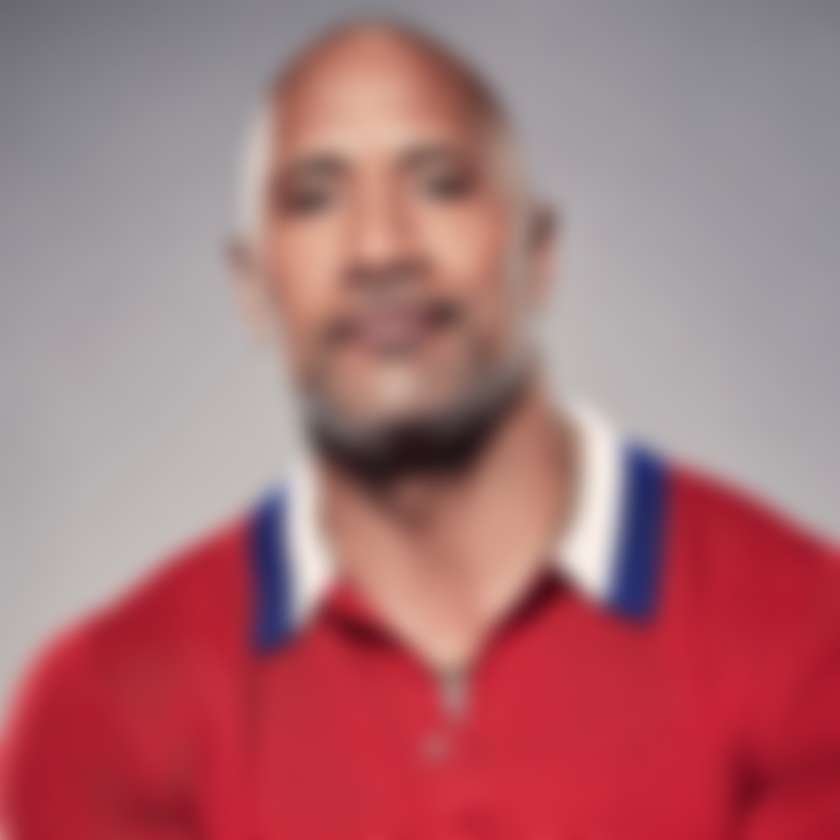
#> input picture images/image (2).png, 840 x 840 px, shrunk from 1000 x 1000 before the run; its folder holds only this picture in this run
$ python image_blur_detection.py   (older library calls are emulated)
#> lines starting #> are read from the running program, lines starting #| are printed output that depends on the picture
from imutils import paths
import cv2

def variance_of_laplacian(image):
    # compute the Laplacian of the image and then return the focus
    # measure, which is simply the variance of the Laplacian
    return cv2.Laplacian(image, cv2.CV_64F).var()

def process_images(image_path, threshold=100.0):
    # loop over the input images
#> called with image_path = 'images', threshold = 100
    result = []
    for imagePath in paths.list_images(image_path):
        # load the image, convert it to grayscale, and compute the
        # focus measure of the image using the Variance of Laplacian
        # method
        image = cv2.imread(imagePath)
#> image is the input picture: shape (840, 840, 3); mean B, G, R 118.3, 113.6, 169.2
        gray = cv2.cvtColor(image, cv2.COLOR_BGR2GRAY)
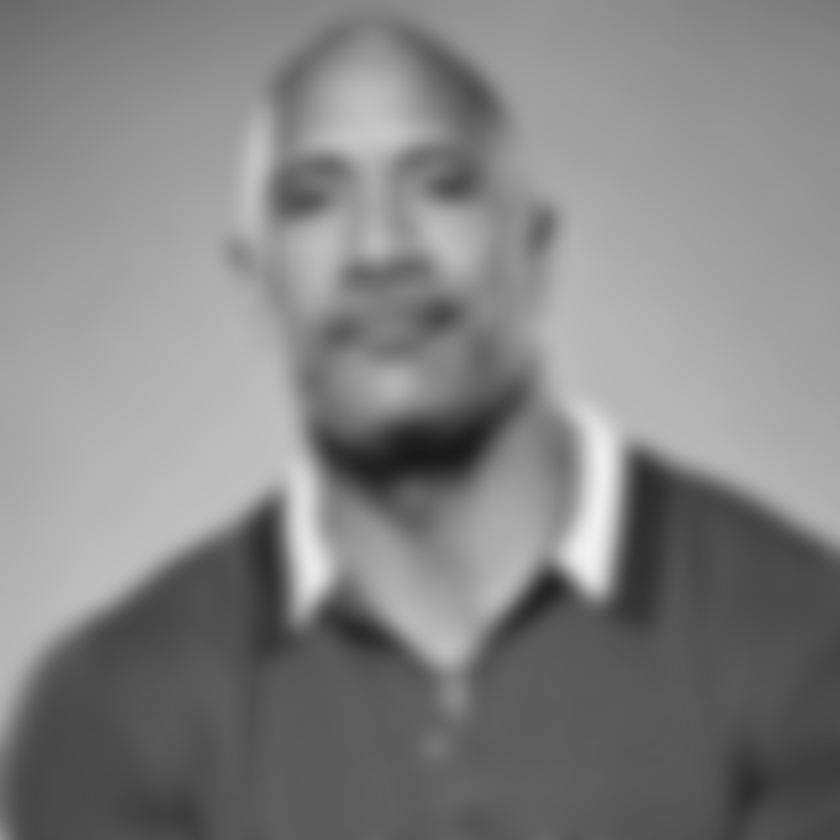
#> gray: shape (840, 840); min 25, max 240, mean 130.7
        fm = variance_of_laplacian(gray)
#> fm = 1.41
        text = "Not Blurry"
        blur = False
        # if the focus measure is less than the supplied threshold,
        # then the image should be considered "blurry"
        if fm < threshold:
            text = "Blurry"
            blur = True


        # Add a delay and check for a key event
        key = cv2.waitKey(0)  # Change the delay time as needed
#> (key Esc is pressed here)

        # Check if the 'Esc' key is pressed (ASCII code 27)
        if key == 27:
            break
        result.append({
            'frame': imagePath,
            'blur': blur
        })
    cv2.destroyAllWindows()  # Close all OpenCV windows when the script ends
    return result

def detect_img_blur(image_path) -> bool:
    image = cv2.imread(image_path)
    gray = cv2.cvtColor(image, cv2.COLOR_BGR2GRAY)
    fm = variance_of_laplacian(gray)
    return fm < 100.0

if __name__ == "__main__":
    out = process_images("images", 100.0)
    print(out)
